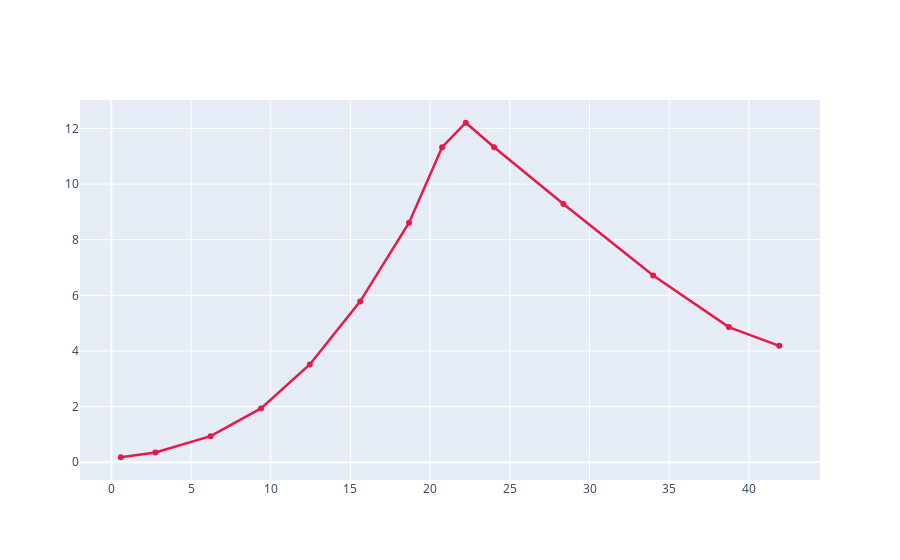

The code cell stored with this chart in its notebook:
### Code cell
import plotly.graph_objects as go
    import plotly.colors as plc
    import pandas as pd
    

    color_scheme = ['#e6194B', '#3cb44b', '#ffe119', '#4363d8', '#f58231', '#42d4f4', '#f032e6', '#fabed4', '#469990', 
                '#dcbeff', '#9A6324', 'rgb(255, 250, 200)', '#800000', '#aaffc3', '#000075', '#a9a9a9', '#ffffff', '#000000']

    fig = go.Figure()

    for index, i_key in enumerate(exp_data_dict):

        if i_key.endswith('.txt'):

            file = pd.read_csv(i_key, sep="\t")
            dev_color = plc.hex_to_rgb(color_scheme[index])
            dev_color = dev_color + (0.12,)
            dev_color = f'rgba{dev_color}'

            try:
                time = file.iloc[:,0].tolist()
                data = file.iloc[:,1].tolist()
                lower = file.iloc[:,2].tolist()
                upper = file.iloc[:,3].tolist()
            except IndexError:
                fig.add_trace(go.Scatter(
                            x=time, 
                            y=data, 
                            name=exp_data_dict[i_key],
                            line=dict(color=color_scheme[index], width=2.5),
                            mode="markers+lines"
                            )
                         )
                break
            
    
            fig.add_trace(go.Scatter(
                            x=time, 
                            y=data, 
                            name=exp_data_dict[i_key],
                            line=dict(color=color_scheme[index], width=2.5),
                            mode="markers+lines"
                            )
                         )

            fig.add_trace(go.Scatter(
                            name='Upper Bound', 
                            x=time, 
                            y=upper,
                            mode='lines', 
                            marker=dict(color="#444"), 
                            line=dict(width=0), 
                            showlegend=False
                            )
                        )

            fig.add_trace(go.Scatter(
                            name='Lower Bound', 
                            x=time, 
                            y=lower, 
                            marker=dict(color="#444"),
                            line=dict(width=0), 
                            mode='lines', 
                            fillcolor=dev_color, 
                            fill='tonexty',
                            showlegend=False
                            )
                        )



    fig.update_xaxes(
        tickangle = 0,
        title_font = {"size": 15},
        title_standoff = 18,
        tickfont=dict(size=12),
        showspikes=True
        )

    fig.update_yaxes(
        tickangle = 0,
        title_font = {"size": 15},
        title_standoff = 10,
        tickfont=dict(size=12),
        showspikes=True
        )

### Figure 1 — Plotly figure (JSON) as saved in the notebook; plotly's stock layout.template omitted (floating-point values rounded to 4 significant figures)
{"data": [{"line": {"color": "#e6194B", "width": 2.5}, "mode": "markers+lines", "name": "IgA", "type": "scatter", "x": [0.592, 2.767, 6.225, 9.388, 12.45, 15.61, 18.68, 20.75, 22.23, 24.01, 28.36, 33.99, 38.74, 41.9], "y": [0.181, 0.355, 0.939, 1.934, 3.515, 5.783, 8.612, 11.32, 12.2, 11.32, 9.28, 6.714, 4.858, 4.184]}], "layout": {"xaxis": {"showspikes": true, "tickangle": 0, "tickfont": {"size": 12}, "title": {"font": {"size": 15}, "standoff": 18}}, "yaxis": {"showspikes": true, "tickangle": 0, "tickfont": {"size": 12}, "title": {"font": {"size": 15}, "standoff": 10}}}}
